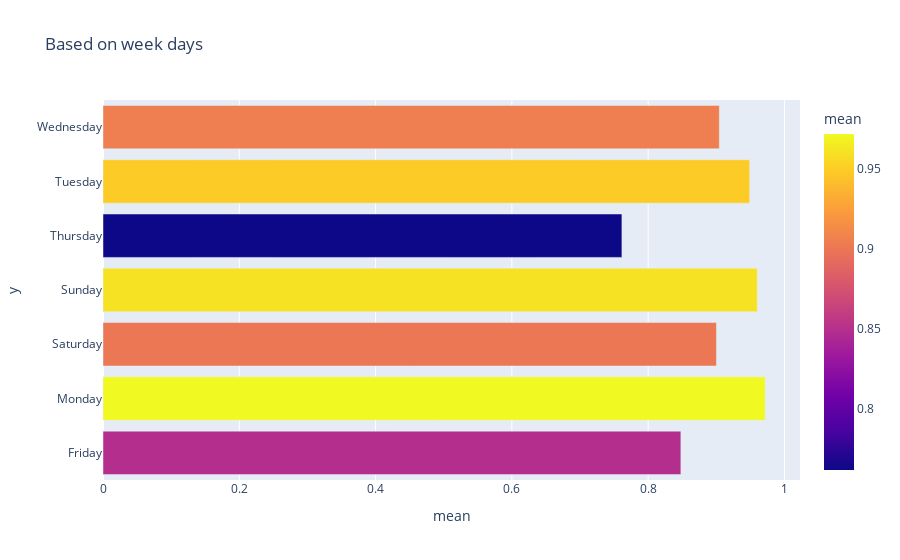

The notebook cell saved with this chart:
### Code cell
import plotly.express as px

fig = px.bar(df4, x='mean', y=df4.index.sort_values(),hover_data=['mean', df4.index], 
             color='mean',orientation='h',title='Based on week days')
fig.show()

### Figure 1 — Plotly figure (JSON) as saved in the notebook; plotly's stock layout.template omitted (floating-point values rounded to 4 significant figures)
{"data": [{"alignmentgroup": "True", "customdata": [["Friday"], ["Monday"], ["Saturday"], ["Sunday"], ["Thursday"], ["Tuesday"], ["Wednesday"]], "hovertemplate": "mean=%{marker.color}<br>y=%{y}<br>days=%{customdata[0]}<extra></extra>", "legendgroup": "", "marker": {"color": [0.848, 0.9717, 0.9002, 0.9602, 0.7615, 0.949, 0.9044], "coloraxis": "coloraxis", "pattern": {"shape": ""}}, "name": "", "offsetgroup": "", "orientation": "h", "showlegend": false, "textposition": "auto", "type": "bar", "x": [0.848, 0.9717, 0.9002, 0.9602, 0.7615, 0.949, 0.9044], "xaxis": "x", "y": ["Friday", "Monday", "Saturday", "Sunday", "Thursday", "Tuesday", "Wednesday"], "yaxis": "y"}], "layout": {"barmode": "relative", "coloraxis": {"colorbar": {"title": {"text": "mean"}}, "colorscale": [[0, "#0d0887"], [0.1111, "#46039f"], [0.2222, "#7201a8"], [0.3333, "#9c179e"], [0.4444, "#bd3786"], [0.5556, "#d8576b"], [0.6667, "#ed7953"], [0.7778, "#fb9f3a"], [0.8889, "#fdca26"], [1, "#f0f921"]]}, "legend": {"tracegroupgap": 0}, "title": {"text": "Based on week days"}, "xaxis": {"anchor": "y", "domain": [0, 1], "title": {"text": "mean"}}, "yaxis": {"anchor": "x", "domain": [0, 1], "title": {"text": "y"}}}}
